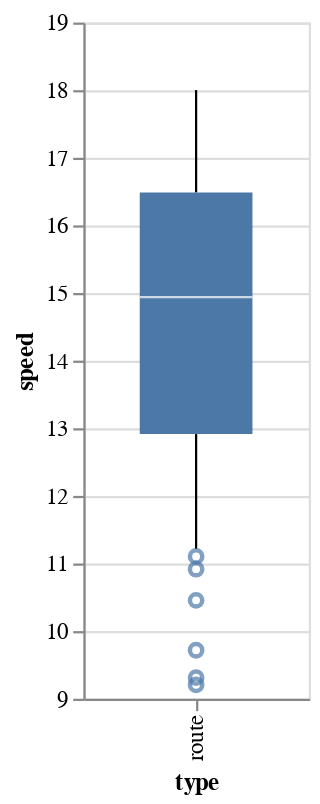

The cell this chart's notebook holds for it:
### Code cell
alt.Chart(df_routes).mark_boxplot(size=50, extent=0.5).encode(
    x='type',
    y=alt.Y('speed',scale=alt.Scale(zero=False))
).properties(width=100)

### Figure 1 — Vega-Lite specification as saved in the notebook (floating-point values rounded to 4 significant figures)
{"config": {"view": {"continuousWidth": 400, "continuousHeight": 300}}, "data": {"name": "data-57f0f8279ef0262f6bd9412f0ca9efe3"}, "mark": {"type": "boxplot", "extent": 0.5, "size": 50}, "encoding": {"x": {"type": "nominal", "field": "type"}, "y": {"type": "quantitative", "field": "speed", "scale": {"zero": false}}}, "width": 100, "$schema": "https://vega.github.io/schema/vega-lite/v4.8.1.json", "datasets": {"data-57f0f8279ef0262f6bd9412f0ca9efe3": [{"start_lon": 9.037, "start_lat": 48.66, "stop_lon": 9.01, "stop_lat": 48.67, "route_dist": 4.494, "route_time": 0.3415, "beeline_dist": 2.135, "beeline_factor": 2.105, "speed": 13.16, "type": "route"}, {"start_lon": 9.339, "start_lat": 48.75, "stop_lon": 9.296, "stop_lat": 48.74, "route_dist": 3.815, "route_time": 0.4096, "beeline_dist": 3.34, "beeline_factor": 1.142, "speed": 9.313, "type": "route"}, {"start_lon": 9.037, "start_lat": 48.84, "stop_lon": 9.042, "stop_lat": 48.87, "route_dist": 4.011, "route_time": 0.3164, "beeline_dist": 3.433, "beeline_factor": 1.168, "speed": 12.68, "type": "route"}, {"start_lon": 9.144, "start_lat": 48.69, "stop_lon": 9.115, "stop_lat": 48.67, "route_dist": 3.804, "route_time": 0.299, "beeline_dist": 3.113, "beeline_factor": 1.222, "speed": 12.72, "type": "route"}, {"start_lon": 9.262, "start_lat": 48.69, "stop_lon": 9.292, "stop_lat": 48.71, "route_dist": 4.526, "route_time": 0.2689, "beeline_dist": 3.065, "beeline_factor": 1.477, "speed": 16.83, "type": "route"}, {"start_lon": 9.249, "start_lat": 48.78, "stop_lon": 9.276, "stop_lat": 48.75, "route_dist": 4.15, "route_time": 0.2692, "beeline_dist": 3.476, "beeline_factor": 1.194, "speed": 15.41, "type": "route"}, {"start_lon": 9.219, "start_lat": 48.76, "stop_lon": 9.184, "stop_lat": 48.77, "route_dist": 3.904, "route_time": 0.2861, "beeline_dist": 3.158, "beeline_factor": 1.236, "speed": 13.65, "type": "route"}, {"start_lon": 9.068, "start_lat": 48.79, "stop_lon": 9.075, "stop_lat": 48.81, "route_dist": 3.314, "route_time": 0.2906, "beeline_dist": 2.416, "beeline_factor": 1.372, "speed": 11.4, "type": "route"}, {"start_lon": 9.168, "start_lat": 48.81, "stop_lon": 9.198, "stop_lat": 48.79, "route_dist": 3.887, "route_time": 0.3428, "beeline_dist": 2.875, "beeline_factor": 1.352, "speed": 11.34, "type": "route"}, {"start_lon": 9.151, "start_lat": 48.78, "stop_lon": 9.162, "stop_lat": 48.81, "route_dist": 3.888, "route_time": 0.3009, "beeline_dist": 3.247, "beeline_factor": 1.197, "speed": 12.92, "type": "route"}, {"start_lon": 9.178, "start_lat": 48.79, "stop_lon": 9.207, "stop_lat": 48.81, "route_dist": 3.9, "route_time": 0.2533, "beeline_dist": 3.307, "beeline_factor": 1.179, "speed": 15.39, "type": "route"}, {"start_lon": 9.194, "start_lat": 48.69, "stop_lon": 9.236, "stop_lat": 48.69, "route_dist": 3.314, "route_time": 0.1989, "beeline_dist": 3.05, "beeline_factor": 1.087, "speed": 16.66, "type": "route"}, {"start_lon": 9.154, "start_lat": 48.73, "stop_lon": 9.122, "stop_lat": 48.72, "route_dist": 3.947, "route_time": 0.2388, "beeline_dist": 3.079, "beeline_factor": 1.282, "speed": 16.53, "type": "route"}, {"start_lon": 9.254, "start_lat": 48.83, "stop_lon": 9.268, "stop_lat": 48.86, "route_dist": 3.892, "route_time": 0.251, "beeline_dist": 3.467, "beeline_factor": 1.123, "speed": 15.51, "type": "route"}, {"start_lon": 9.14, "start_lat": 48.69, "stop_lon": 9.095, "stop_lat": 48.69, "route_dist": 3.949, "route_time": 0.2549, "beeline_dist": 3.292, "beeline_factor": 1.199, "speed": 15.49, "type": "route"}, {"start_lon": 9.253, "start_lat": 48.78, "stop_lon": 9.22, "stop_lat": 48.8, "route_dist": 3.894, "route_time": 0.2362, "beeline_dist": 3.445, "beeline_factor": 1.13, "speed": 16.48, "type": "route"}, {"start_lon": 9.282, "start_lat": 48.76, "stop_lon": 9.312, "stop_lat": 48.74, "route_dist": 3.725, "route_time": 0.2933, "beeline_dist": 3.102, "beeline_factor": 1.201, "speed": 12.7, "type": "route"}, {"start_lon": 9.047, "start_lat": 48.73, "stop_lon": 9.027, "stop_lat": 48.71, "route_dist": 3.901, "route_time": 0.2167, "beeline_dist": 2.909, "beeline_factor": 1.341, "speed": 18.0, "type": "route"}, {"start_lon": 9.276, "start_lat": 48.78, "stop_lon": 9.24, "stop_lat": 48.77, "route_dist": 4.029, "route_time": 0.2942, "beeline_dist": 2.853, "beeline_factor": 1.412, "speed": 13.7, "type": "route"}, {"start_lon": 8.96, "start_lat": 48.72, "stop_lon": 9.007, "stop_lat": 48.73, "route_dist": 3.832, "route_time": 0.2396, "beeline_dist": 3.46, "beeline_factor": 1.108, "speed": 16.0, "type": "route"}, {"start_lon": 9.158, "start_lat": 48.85, "stop_lon": 9.175, "stop_lat": 48.82, "route_dist": 3.957, "route_time": 0.2504, "beeline_dist": 3.489, "beeline_factor": 1.134, "speed": 15.8, "type": "route"}, {"start_lon": 9.096, "start_lat": 48.83, "stop_lon": 9.075, "stop_lat": 48.85, "route_dist": 3.955, "route_time": 0.2198, "beeline_dist": 3.292, "beeline_factor": 1.202, "speed": 18.0, "type": "route"}, {"start_lon": 9.277, "start_lat": 48.8, "stop_lon": 9.234, "stop_lat": 48.8, "route_dist": 3.898, "route_time": 0.2284, "beeline_dist": 3.134, "beeline_factor": 1.244, "speed": 17.06, "type": "route"}, {"start_lon": 9.162, "start_lat": 48.71, "stop_lon": 9.204, "stop_lat": 48.71, "route_dist": 3.922, "route_time": 0.2396, "beeline_dist": 3.083, "beeline_factor": 1.272, "speed": 16.37, "type": "route"}, {"start_lon": 9.17, "start_lat": 48.78, "stop_lon": 9.19, "stop_lat": 48.81, "route_dist": 3.985, "route_time": 0.2635, "beeline_dist": 3.456, "beeline_factor": 1.153, "speed": 15.12, "type": "route"}, {"start_lon": 9.242, "start_lat": 48.68, "stop_lon": 9.254, "stop_lat": 48.71, "route_dist": 3.909, "route_time": 0.2172, "beeline_dist": 3.146, "beeline_factor": 1.243, "speed": 18.0, "type": "route"}, {"start_lon": 9.182, "start_lat": 48.77, "stop_lon": 9.22, "stop_lat": 48.78, "route_dist": 4.018, "route_time": 0.3573, "beeline_dist": 2.991, "beeline_factor": 1.343, "speed": 11.24, "type": "route"}, {"start_lon": 9.138, "start_lat": 48.69, "stop_lon": 9.104, "stop_lat": 48.72, "route_dist": 3.948, "route_time": 0.2628, "beeline_dist": 3.481, "beeline_factor": 1.134, "speed": 15.02, "type": "route"}, {"start_lon": 9.173, "start_lat": 48.76, "stop_lon": 9.136, "stop_lat": 48.78, "route_dist": 3.965, "route_time": 0.3335, "beeline_dist": 3.168, "beeline_factor": 1.252, "speed": 11.89, "type": "route"}, {"start_lon": 9.036, "start_lat": 48.8, "stop_lon": 9.025, "stop_lat": 48.78, "route_dist": 3.925, "route_time": 0.3391, "beeline_dist": 2.643, "beeline_factor": 1.485, "speed": 11.57, "type": "route"}, {"start_lon": 9.231, "start_lat": 48.84, "stop_lon": 9.236, "stop_lat": 48.81, "route_dist": 3.92, "route_time": 0.3749, "beeline_dist": 3.195, "beeline_factor": 1.227, "speed": 10.46, "type": "route"}, {"start_lon": 9.241, "start_lat": 48.75, "stop_lon": 9.215, "stop_lat": 48.73, "route_dist": 3.845, "route_time": 0.2524, "beeline_dist": 3.091, "beeline_factor": 1.244, "speed": 15.23, "type": "route"}, {"start_lon": 8.952, "start_lat": 48.69, "stop_lon": 8.967, "stop_lat": 48.72, "route_dist": 3.857, "route_time": 0.2188, "beeline_dist": 3.177, "beeline_factor": 1.214, "speed": 17.63, "type": "route"}, {"start_lon": 9.213, "start_lat": 48.67, "stop_lon": 9.236, "stop_lat": 48.69, "route_dist": 3.187, "route_time": 0.2089, "beeline_dist": 2.702, "beeline_factor": 1.179, "speed": 15.25, "type": "route"}, {"start_lon": 9.039, "start_lat": 48.71, "stop_lon": 8.99, "stop_lat": 48.71, "route_dist": 3.859, "route_time": 0.2146, "beeline_dist": 3.612, "beeline_factor": 1.069, "speed": 17.98, "type": "route"}, {"start_lon": 9.228, "start_lat": 48.81, "stop_lon": 9.19, "stop_lat": 48.82, "route_dist": 3.922, "route_time": 0.2714, "beeline_dist": 2.935, "beeline_factor": 1.336, "speed": 14.45, "type": "route"}, {"start_lon": 9.258, "start_lat": 48.79, "stop_lon": 9.218, "stop_lat": 48.8, "route_dist": 3.754, "route_time": 0.2256, "beeline_dist": 3.077, "beeline_factor": 1.22, "speed": 16.64, "type": "route"}, {"start_lon": 9.171, "start_lat": 48.79, "stop_lon": 9.187, "stop_lat": 48.82, "route_dist": 3.794, "route_time": 0.219, "beeline_dist": 3.093, "beeline_factor": 1.227, "speed": 17.32, "type": "route"}, {"start_lon": 8.964, "start_lat": 48.74, "stop_lon": 8.998, "stop_lat": 48.72, "route_dist": 3.958, "route_time": 0.2628, "beeline_dist": 3.31, "beeline_factor": 1.196, "speed": 15.06, "type": "route"}, {"start_lon": 9.03, "start_lat": 48.84, "stop_lon": 8.994, "stop_lat": 48.85, "route_dist": 3.822, "route_time": 0.2292, "beeline_dist": 3.197, "beeline_factor": 1.196, "speed": 16.68, "type": "route"}, {"start_lon": 9.37, "start_lat": 48.73, "stop_lon": 9.325, "stop_lat": 48.73, "route_dist": 3.834, "route_time": 0.2373, "beeline_dist": 3.324, "beeline_factor": 1.153, "speed": 16.16, "type": "route"}, {"start_lon": 9.344, "start_lat": 48.69, "stop_lon": 9.341, "stop_lat": 48.72, "route_dist": 3.874, "route_time": 0.3453, "beeline_dist": 2.791, "beeline_factor": 1.388, "speed": 11.22, "type": "route"}, {"start_lon": 9.042, "start_lat": 48.69, "stop_lon": 9.035, "stop_lat": 48.71, "route_dist": 4.072, "route_time": 0.2263, "beeline_dist": 2.368, "beeline_factor": 1.719, "speed": 18.0, "type": "route"}, {"start_lon": 9.142, "start_lat": 48.86, "stop_lon": 9.134, "stop_lat": 48.83, "route_dist": 3.763, "route_time": 0.2195, "beeline_dist": 3.129, "beeline_factor": 1.203, "speed": 17.15, "type": "route"}, {"start_lon": 9.213, "start_lat": 48.83, "stop_lon": 9.191, "stop_lat": 48.81, "route_dist": 4.02, "route_time": 0.4137, "beeline_dist": 3.118, "beeline_factor": 1.289, "speed": 9.718, "type": "route"}, {"start_lon": 9.339, "start_lat": 48.75, "stop_lon": 9.331, "stop_lat": 48.72, "route_dist": 3.975, "route_time": 0.305, "beeline_dist": 2.888, "beeline_factor": 1.376, "speed": 13.03, "type": "route"}, {"start_lon": 9.139, "start_lat": 48.7, "stop_lon": 9.11, "stop_lat": 48.68, "route_dist": 3.78, "route_time": 0.2333, "beeline_dist": 2.98, "beeline_factor": 1.268, "speed": 16.2, "type": "route"}, {"start_lon": 9.15, "start_lat": 48.84, "stop_lon": 9.189, "stop_lat": 48.86, "route_dist": 3.892, "route_time": 0.2754, "beeline_dist": 3.271, "beeline_factor": 1.19, "speed": 14.13, "type": "route"}, {"start_lon": 8.919, "start_lat": 48.78, "stop_lon": 8.963, "stop_lat": 48.79, "route_dist": 4.15, "route_time": 0.2736, "beeline_dist": 3.541, "beeline_factor": 1.172, "speed": 15.17, "type": "route"}, {"start_lon": 9.325, "start_lat": 48.72, "stop_lon": 9.319, "stop_lat": 48.69, "route_dist": 4.626, "route_time": 0.4037, "beeline_dist": 3.205, "beeline_factor": 1.443, "speed": 11.46, "type": "route"}, {"start_lon": 9.135, "start_lat": 48.7, "stop_lon": 9.116, "stop_lat": 48.72, "route_dist": 3.883, "route_time": 0.2217, "beeline_dist": 3.112, "beeline_factor": 1.248, "speed": 17.52, "type": "route"}, {"start_lon": 9.103, "start_lat": 48.78, "stop_lon": 9.084, "stop_lat": 48.8, "route_dist": 3.866, "route_time": 0.2899, "beeline_dist": 2.696, "beeline_factor": 1.434, "speed": 13.34, "type": "route"}, {"start_lon": 8.968, "start_lat": 48.81, "stop_lon": 9.007, "stop_lat": 48.8, "route_dist": 4.061, "route_time": 0.2401, "beeline_dist": 3.218, "beeline_factor": 1.262, "speed": 16.91, "type": "route"}, {"start_lon": 9.23, "start_lat": 48.78, "stop_lon": 9.22, "stop_lat": 48.8, "route_dist": 3.897, "route_time": 0.3023, "beeline_dist": 3.11, "beeline_factor": 1.253, "speed": 12.89, "type": "route"}, {"start_lon": 9.124, "start_lat": 48.67, "stop_lon": 9.136, "stop_lat": 48.64, "route_dist": 4.164, "route_time": 0.2601, "beeline_dist": 3.287, "beeline_factor": 1.267, "speed": 16.01, "type": "route"}, {"start_lon": 9.207, "start_lat": 48.8, "stop_lon": 9.177, "stop_lat": 48.77, "route_dist": 3.93, "route_time": 0.2459, "beeline_dist": 3.669, "beeline_factor": 1.071, "speed": 15.98, "type": "route"}, {"start_lon": 9.167, "start_lat": 48.7, "stop_lon": 9.146, "stop_lat": 48.67, "route_dist": 3.905, "route_time": 0.2197, "beeline_dist": 3.431, "beeline_factor": 1.138, "speed": 17.77, "type": "route"}, {"start_lon": 9.294, "start_lat": 48.76, "stop_lon": 9.332, "stop_lat": 48.75, "route_dist": 3.817, "route_time": 0.2729, "beeline_dist": 3.014, "beeline_factor": 1.266, "speed": 13.99, "type": "route"}, {"start_lon": 9.178, "start_lat": 48.72, "stop_lon": 9.179, "stop_lat": 48.69, "route_dist": 3.983, "route_time": 0.2799, "beeline_dist": 3.139, "beeline_factor": 1.269, "speed": 14.23, "type": "route"}, {"start_lon": 9.016, "start_lat": 48.78, "stop_lon": 9.055, "stop_lat": 48.77, "route_dist": 4.132, "route_time": 0.2469, "beeline_dist": 3.292, "beeline_factor": 1.255, "speed": 16.73, "type": "route"}, {"start_lon": 9.16, "start_lat": 48.76, "stop_lon": 9.138, "stop_lat": 48.78, "route_dist": 3.906, "route_time": 0.2792, "beeline_dist": 2.876, "beeline_factor": 1.358, "speed": 13.99, "type": "route"}, {"start_lon": 9.106, "start_lat": 48.8, "stop_lon": 9.117, "stop_lat": 48.82, "route_dist": 3.135, "route_time": 0.1901, "beeline_dist": 2.765, "beeline_factor": 1.134, "speed": 16.5, "type": "route"}, {"start_lon": 9.217, "start_lat": 48.82, "stop_lon": 9.254, "stop_lat": 48.81, "route_dist": 4.199, "route_time": 0.2815, "beeline_dist": 2.756, "beeline_factor": 1.523, "speed": 14.92, "type": "route"}, {"start_lon": 9.016, "start_lat": 48.71, "stop_lon": 9.001, "stop_lat": 48.68, "route_dist": 3.922, "route_time": 0.2552, "beeline_dist": 3.245, "beeline_factor": 1.209, "speed": 15.37, "type": "route"}, {"start_lon": 9.048, "start_lat": 48.71, "stop_lon": 9.09, "stop_lat": 48.72, "route_dist": 3.791, "route_time": 0.2541, "beeline_dist": 3.247, "beeline_factor": 1.167, "speed": 14.92, "type": "route"}, {"start_lon": 9.343, "start_lat": 48.73, "stop_lon": 9.301, "stop_lat": 48.73, "route_dist": 3.97, "route_time": 0.2737, "beeline_dist": 3.209, "beeline_factor": 1.237, "speed": 14.5, "type": "route"}, {"start_lon": 9.19, "start_lat": 48.78, "stop_lon": 9.156, "stop_lat": 48.79, "route_dist": 3.937, "route_time": 0.3316, "beeline_dist": 2.933, "beeline_factor": 1.342, "speed": 11.87, "type": "route"}, {"start_lon": 9.107, "start_lat": 48.72, "stop_lon": 9.077, "stop_lat": 48.73, "route_dist": 3.74, "route_time": 0.2398, "beeline_dist": 2.654, "beeline_factor": 1.409, "speed": 15.59, "type": "route"}, {"start_lon": 9.197, "start_lat": 48.77, "stop_lon": 9.237, "stop_lat": 48.77, "route_dist": 4.083, "route_time": 0.2843, "beeline_dist": 2.993, "beeline_factor": 1.364, "speed": 14.36, "type": "route"}, {"start_lon": 9.277, "start_lat": 48.75, "stop_lon": 9.244, "stop_lat": 48.74, "route_dist": 3.896, "route_time": 0.3388, "beeline_dist": 2.606, "beeline_factor": 1.495, "speed": 11.5, "type": "route"}, {"start_lon": 9.144, "start_lat": 48.7, "stop_lon": 9.112, "stop_lat": 48.68, "route_dist": 3.805, "route_time": 0.2723, "beeline_dist": 2.941, "beeline_factor": 1.294, "speed": 13.97, "type": "route"}, {"start_lon": 9.313, "start_lat": 48.78, "stop_lon": 9.348, "stop_lat": 48.75, "route_dist": 3.952, "route_time": 0.2611, "beeline_dist": 3.629, "beeline_factor": 1.089, "speed": 15.14, "type": "route"}, {"start_lon": 9.286, "start_lat": 48.7, "stop_lon": 9.314, "stop_lat": 48.72, "route_dist": 3.829, "route_time": 0.2181, "beeline_dist": 3.087, "beeline_factor": 1.24, "speed": 17.56, "type": "route"}, {"start_lon": 9.22, "start_lat": 48.87, "stop_lon": 9.171, "stop_lat": 48.86, "route_dist": 3.875, "route_time": 0.2166, "beeline_dist": 3.603, "beeline_factor": 1.076, "speed": 17.89, "type": "route"}, {"start_lon": 9.259, "start_lat": 48.71, "stop_lon": 9.282, "stop_lat": 48.73, "route_dist": 4.157, "route_time": 0.2788, "beeline_dist": 3.06, "beeline_factor": 1.359, "speed": 14.91, "type": "route"}, {"start_lon": 9.047, "start_lat": 48.79, "stop_lon": 9.038, "stop_lat": 48.77, "route_dist": 3.306, "route_time": 0.248, "beeline_dist": 2.356, "beeline_factor": 1.404, "speed": 13.33, "type": "route"}, {"start_lon": 9.32, "start_lat": 48.71, "stop_lon": 9.275, "stop_lat": 48.71, "route_dist": 3.873, "route_time": 0.2227, "beeline_dist": 3.315, "beeline_factor": 1.168, "speed": 17.39, "type": "route"}, {"start_lon": 9.177, "start_lat": 48.77, "stop_lon": 9.214, "stop_lat": 48.79, "route_dist": 4.04, "route_time": 0.3372, "beeline_dist": 3.371, "beeline_factor": 1.198, "speed": 11.98, "type": "route"}, {"start_lon": 9.2, "start_lat": 48.75, "stop_lon": 9.19, "stop_lat": 48.78, "route_dist": 3.899, "route_time": 0.2634, "beeline_dist": 3.211, "beeline_factor": 1.214, "speed": 14.8, "type": "route"}, {"start_lon": 9.02, "start_lat": 48.66, "stop_lon": 9.017, "stop_lat": 48.68, "route_dist": 3.98, "route_time": 0.2781, "beeline_dist": 2.542, "beeline_factor": 1.566, "speed": 14.31, "type": "route"}, {"start_lon": 9.135, "start_lat": 48.74, "stop_lon": 9.143, "stop_lat": 48.71, "route_dist": 3.859, "route_time": 0.2629, "beeline_dist": 3.328, "beeline_factor": 1.16, "speed": 14.68, "type": "route"}, {"start_lon": 9.138, "start_lat": 48.75, "stop_lon": 9.168, "stop_lat": 48.77, "route_dist": 3.899, "route_time": 0.2783, "beeline_dist": 3.305, "beeline_factor": 1.18, "speed": 14.01, "type": "route"}, {"start_lon": 9.097, "start_lat": 48.83, "stop_lon": 9.068, "stop_lat": 48.8, "route_dist": 3.941, "route_time": 0.2473, "beeline_dist": 3.253, "beeline_factor": 1.211, "speed": 15.93, "type": "route"}, {"start_lon": 9.227, "start_lat": 48.83, "stop_lon": 9.263, "stop_lat": 48.82, "route_dist": 3.963, "route_time": 0.2956, "beeline_dist": 3.045, "beeline_factor": 1.301, "speed": 13.41, "type": "route"}, {"start_lon": 9.013, "start_lat": 48.8, "stop_lon": 9.057, "stop_lat": 48.81, "route_dist": 3.862, "route_time": 0.322, "beeline_dist": 3.345, "beeline_factor": 1.155, "speed": 11.99, "type": "route"}, {"start_lon": 9.232, "start_lat": 48.74, "stop_lon": 9.201, "stop_lat": 48.72, "route_dist": 3.977, "route_time": 0.2444, "beeline_dist": 3.058, "beeline_factor": 1.3, "speed": 16.27, "type": "route"}, {"start_lon": 9.141, "start_lat": 48.78, "stop_lon": 9.141, "stop_lat": 48.76, "route_dist": 3.942, "route_time": 0.3611, "beeline_dist": 3.018, "beeline_factor": 1.306, "speed": 10.92, "type": "route"}, {"start_lon": 9.152, "start_lat": 48.76, "stop_lon": 9.115, "stop_lat": 48.75, "route_dist": 3.856, "route_time": 0.3401, "beeline_dist": 3.08, "beeline_factor": 1.252, "speed": 11.34, "type": "route"}, {"start_lon": 9.371, "start_lat": 48.72, "stop_lon": 9.411, "stop_lat": 48.7, "route_dist": 3.391, "route_time": 0.2266, "beeline_dist": 3.166, "beeline_factor": 1.071, "speed": 14.96, "type": "route"}, {"start_lon": 8.982, "start_lat": 48.72, "stop_lon": 8.941, "stop_lat": 48.71, "route_dist": 4.355, "route_time": 0.2686, "beeline_dist": 3.043, "beeline_factor": 1.431, "speed": 16.21, "type": "route"}, {"start_lon": 9.184, "start_lat": 48.9, "stop_lon": 9.194, "stop_lat": 48.86, "route_dist": 4.077, "route_time": 0.2402, "beeline_dist": 3.6, "beeline_factor": 1.133, "speed": 16.97, "type": "route"}, {"start_lon": 9.153, "start_lat": 48.76, "stop_lon": 9.194, "stop_lat": 48.76, "route_dist": 4.057, "route_time": 0.3549, "beeline_dist": 3.03, "beeline_factor": 1.339, "speed": 11.43, "type": "route"}, {"start_lon": 9.205, "start_lat": 48.69, "stop_lon": 9.208, "stop_lat": 48.67, "route_dist": 4.381, "route_time": 0.252, "beeline_dist": 2.236, "beeline_factor": 1.959, "speed": 17.38, "type": "route"}, {"start_lon": 9.231, "start_lat": 48.77, "stop_lon": 9.198, "stop_lat": 48.79, "route_dist": 3.854, "route_time": 0.4187, "beeline_dist": 3.11, "beeline_factor": 1.239, "speed": 9.205, "type": "route"}, {"start_lon": 9.261, "start_lat": 48.71, "stop_lon": 9.217, "stop_lat": 48.7, "route_dist": 3.964, "route_time": 0.2354, "beeline_dist": 3.389, "beeline_factor": 1.17, "speed": 16.84, "type": "route"}, {"start_lon": 9.291, "start_lat": 48.73, "stop_lon": 9.279, "stop_lat": 48.76, "route_dist": 4.139, "route_time": 0.3727, "beeline_dist": 2.887, "beeline_factor": 1.434, "speed": 11.11, "type": "route"}, {"start_lon": 9.051, "start_lat": 48.8, "stop_lon": 9.027, "stop_lat": 48.82, "route_dist": 3.911, "route_time": 0.304, "beeline_dist": 2.712, "beeline_factor": 1.442, "speed": 12.86, "type": "route"}, {"start_lon": 9.156, "start_lat": 48.82, "stop_lon": 9.114, "stop_lat": 48.83, "route_dist": 3.848, "route_time": 0.2649, "beeline_dist": 3.144, "beeline_factor": 1.224, "speed": 14.52, "type": "route"}, {"start_lon": 9.345, "start_lat": 48.76, "stop_lon": 9.325, "stop_lat": 48.75, "route_dist": 2.724, "route_time": 0.2307, "beeline_dist": 1.966, "beeline_factor": 1.386, "speed": 11.81, "type": "route"}, {"start_lon": 9.016, "start_lat": 48.8, "stop_lon": 9.006, "stop_lat": 48.83, "route_dist": 3.866, "route_time": 0.2769, "beeline_dist": 3.271, "beeline_factor": 1.182, "speed": 13.96, "type": "route"}]}}
